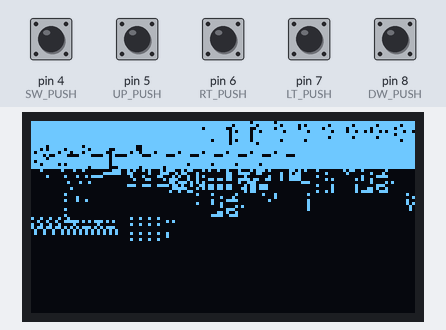
Simulated run of this sketch. Board: Arduino Pro Mini, built with avr-gcc and run on an emulated ATmega328P. Shown: 128×64 one-colour display. Wiring (inferred from the names in the program): SSD1306 OLED at I2C address 0x3C. The inputs (shaded band) are chosen by the test bench; at power-on: pin 4 (SW_PUSH) HIGH, pin 5 (UP_PUSH), pin 6 (RT_PUSH), pin 7 (LT_PUSH), pin 8 (DW_PUSH) LOW. What the sketch prints to the serial monitor is not drawn.

Above: at 1.3 s.

The sketch:

CatStretcher.ino
```cpp
#include <Wire.h>
#include "./imagedata.h"


#include "./Sasa_SSD1306.h"
#define SCREEN_WIDTH 128 // OLED display width, in pixels
#define SCREEN_HEIGHT 32 // OLED display height, in pixels
//Sasa_SSD1306 display(SCREEN_WIDTH, SCREEN_HEIGHT, &Wire);
#define LED_PIN 13

#define SW_PUSH 4
#define UP_PUSH 5
#define RT_PUSH 6
#define LT_PUSH 7
#define DW_PUSH 8

uint8_t old_button = 0x00;
uint8_t cat_x = 0;
uint8_t cat_y = 0;

uint8_t getSwitch(){
  uint8_t result = 0;
  old_button = 0x00;
  result += digitalRead( SW_PUSH );
  result += digitalRead( UP_PUSH ) << 1;
  result += digitalRead( RT_PUSH ) << 2;
  result += digitalRead( LT_PUSH ) << 3;
  result += digitalRead( DW_PUSH ) << 4;

  return ~result;
}

void Clear_Display_All(){
  uint8_t i, j, k;

  for(i = 0; i < 7; i++){//Page(0-7)
    Wire.beginTransmission(0x3C);
      Wire.write(0b10000000); //control byte, Co bit = 1, D/C# = 0 (command)
        Wire.write(0xB0 | i); //set page start address(B0～B7)
      Wire.write(0b00000000); //control byte, Co bit = 0, D/C# = 0 (command)
        Wire.write(0x21); //set Column Address
          Wire.write(0); //Column Start Address(0-127)
          Wire.write(127); //Column Stop Address(0-127)
    Wire.endTransmission();

    for(j = 0; j < 16; j++){//column = 8byte x 16
      Wire.beginTransmission(0x3C);
        Wire.write(0b01000000); //control byte, Co bit = 0 (continue), D/C# = 1 (data)
        for(k = 0; k < 8; k++){ //continue to 31byte
          Wire.write(0x00);
        }
      Wire.endTransmission();
    }
  }
}

void print_data(const unsigned char data[]){
  uint8_t i, j, k;
  //int *p;

  for(i = 0; i < 7; i++){//Page(0-7)
    Wire.beginTransmission(0x3C);
      Wire.write(0b10000000); //control byte, Co bit = 1, D/C# = 0 (command)
        Wire.write(0xB0 | i); //set page start address(B0～B7)
      Wire.write(0b00000000); //control byte, Co bit = 0, D/C# = 0 (command)
        Wire.write(0x21); //set Column Address
          Wire.write(0); //Column Start Address(0-127)
          Wire.write(127); //Column Stop Address(0-127)
    Wire.endTransmission();

    for(j = 0; j < 16; j++){//column = 8byte x 16
      Wire.beginTransmission(0x3C);
        Wire.write(0b01000000); //control byte, Co bit = 0 (continue), D/C# = 1 (data)
        for(k = 0; k < 8; k++){ //continue to 31byte
          Wire.write(data[0]);
          data+=2;
          Serial.println(*data);
        }
      Wire.endTransmission();
    }
  }

}

void setup() {
  // put your setup code here, to run once:
  Serial.begin(115200);

  //pinMode(LED_PIN, OUTPUT);
  pinMode(SW_PUSH, INPUT);
  //display.begin();
  //display.write();

Wire.beginTransmission(0x3C);//※このバイトも含めて、以後、合計32バイトまで送信できる。
  Wire.write(0b10000000); //制御バイト、Coビット=1、D/C#=0(コマンド)
    Wire.write(0xAE); //表示オフ
  Wire.write(0b00000000); //制御バイト、Coビット=0、D/C#=0(コマンド)
    Wire.write(0xA8); //マルチプレックス比の設定 0xA8, 0x3F
      Wire.write(0b00111111); //64MUX
  Wire.write(0b00000000); //制御バイト、Coビット=0、D/C#=0 (コマンド)
    Wire.write(0xD3); //表示オフセット0xD3, 0x00の設定
      Wire.write(0x00);
  Wire.write(0b10000000); //制御バイト、Coビット=1、D/C#=0(コマンド)
    Wire.write(0x40); //表示開始ライン設定 0x40
  Wire.write(0b10000000); //制御バイト、Coビット=1、D/C#=0(コマンド)
    Wire.write(0xA0); //セグメントリマップ設定 0xA0/0xA1
  Wire.write(0b10000000); //制御バイト、Coビット=1、D/C#=0(コマンド)
    Wire.write(0xC0); //COM出力スキャン方向設定 0xC0,/0xC8
  Wire.write(0b00000000); //制御バイト、Coビット=0、D/C#=0(コマンド)
    Wire.write(0xDA); //COMピンのハードウェア設定 0xDA, 0x02
      //Wire.write(0b00010010); //128＊64のOLED用
      Wire.write(0b00000010); //128＊32のOLED用
  Wire.write(0b00000000); //制御バイト、Coビット=0、D/C#=0(コマンド)
    Wire.write(0x81); //コントラスト制御0x81、デフォルト=0x7Fに設定
      Wire.write(100); //0-255
  Wire.write(0b10000000); //制御バイト、Coビット=1、D/C#=0(コマンド)
    Wire.write(0xA4); //ディスプレイ全体の点灯を無効にする。
  Wire.write(0b00000000); //制御バイト、Coビット=0、D/C#=0(コマンド)
    Wire.write(0xA6); //通常表示0xA6、逆表示0xA7を設定する。
  Wire.write(0b00000000); //制御バイト、Coビット=0、D/C#=0(コマンド)
    Wire.write(0xD5); //表示クロック分割比/発振器周波数設定 0xD5, 0x80
      Wire.write(0b10000000);
  Wire.write(0b00000000); //制御バイト、Coビット=0、D/C#=0(コマンド)
    Wire.write(0x20); //メモリアドレスモード設定
      Wire.write(0x10); //ページアドレスモード設定
Wire.endTransmission();
Wire.beginTransmission(0x3C);
  Wire.write(0b00000000); //制御バイト、Coビット=0、D/C#=0(コマンド)
    Wire.write(0x22); //ページアドレスの設定
      Wire.write(0); //ページ設定開始
      Wire.write(7);//エンドページ設定
  Wire.write(0b00000000); //制御バイト、Coビット=0、D/C#=0(コマンド)
    Wire.write(0x21); //カラムアドレスの設定
      Wire.write(0); //カラム開始アドレス
      Wire.write(127);//カラムストップアドレス
  Wire.write(0b00000000); //制御バイト、Coビット=0、D/C#=0(コマンド)
    Wire.write(0x8D); //チャージポンプレギュレータの有効化 0x8D, 0x14 off=0x10
      Wire.write(0x14);
  Wire.write(0b10000000); //制御バイト、Coビット=1、D/C#=0(コマンド)
    Wire.write(0xAF); //ディスプレイ表示ON
Wire.endTransmission();

  delay(500);

  Clear_Display_All();

  delay(500);
  print_data(bitmap_title);
  /*
  Wire.beginTransmission(0x3C);
  Wire.write(0x00);
  Wire.write(0x21); Wire.write(16); Wire.write(27);
  Wire.write(0x22); Wire.write(1); Wire.write(3);
  Wire.endTransmission();
  Wire.beginTransmission(0x3C);
  Wire.write(0x40);
  Wire.write(0xFC); Wire.write(0xFA); Wire.write(0xF6); Wire.write(0x0E); Wire.write(0x0E); Wire.write(0x0E);
  Wire.write(0x0E); Wire.write(0x0E); Wire.write(0x0E); Wire.write(0xF6); Wire.write(0xFA); Wire.write(0xFC);
  Wire.write(0xFF); Wire.write(0xFF); Wire.write(0xE7); Wire.write(0x00); Wire.write(0x00); Wire.write(0x00);
  Wire.endTransmission();
  Wire.beginTransmission(0x3C);
  Wire.write(0x40);
  Wire.write(0x00); Wire.write(0x00); Wire.write(0x00); Wire.write(0xE7); Wire.write(0xFF); Wire.write(0xFF);
  Wire.write(0x3F); Wire.write(0x5F); Wire.write(0x6F); Wire.write(0x70); Wire.write(0x70); Wire.write(0x70);
  Wire.write(0x70); Wire.write(0x70); Wire.write(0x70); Wire.write(0x6F); Wire.write(0x5F); Wire.write(0x3F);
  Wire.endTransmission();
  //*/
}

void loop() {

  //ボタン状態取得
  uint8_t button = getSwitch();
  if(button != old_button && button != 0xE0){
    digitalWrite( LED_PIN, HIGH );
    Serial.println(button,BIN);
    if(button == 0xE2) {
      Serial.println("up");
      cat_x -= 1;
    }
    if(button == 0xE4) {
      Serial.println("right");
      cat_y += 1;
    }
    if(button == 0xE8) {
      Serial.println("light");
      cat_y -= 1;
    }
    if(button == 0xF0) {
      Serial.println("down");
      cat_x += 1;
    }

    delay(50);
    old_button = button;
    digitalWrite( LED_PIN, LOW );
  }

}
```

Sasa_SSD1306.cpp
```cpp
#include "arduino.h"
#include "Sasa_SSD1306.h"

Sasa_SSD1306::Sasa_SSD1306(uint8_t w, uint8_t h, TwoWire *twi){
  width = w;
  height = h;
  *wire = *twi;
}

void Sasa_SSD1306::begin()
{
  wire->beginTransmission(0x3C);                    //デバイスアドレス
  wire->write(0x00);                                //Co=0, D/C#=0
  wire->write(0xA8); wire->write(height-1);            //総ライン数 64行：0x3F(63 DEC)
  wire->write(0xD3); wire->write(0x00);              //Set Display Offset 0x00
  wire->write(0x40);                                //Set Display Start Line 0x40
  wire->write(0xA1);                                //左右反転 0xA0/0xA1
  wire->write(0xC8);                                //上下反転 0xC0/0xC8
  wire->write(0xDA); wire->write(0x12);              //Set COM Pins hardware configuration//
  wire->write(0x81); wire->write(0xA0);              //コントラスト//0-255
  wire->write(0xA4);                                //Disable Entire Display On A4/A5
  wire->write(0xA6);                                //白黒反転 A6/A7
  wire->write(0xD5); wire->write(0x80);              //Oscillator Frequency 0x80
  wire->write(0x20); wire->write(0x00);              //Addressing Mode //horizontal 0x00
  wire->write(0x8D); wire->write(0x14);              //Set Enable charge pump regulator 0x8D, 0x14
  wire->write(0xAF);                                //Display On 0xAF
  wire->endTransmission();
}
// ＬＥＤを消灯する関数(メソド関数)
void Sasa_SSD1306::write()
{
  wire->beginTransmission(0x3C);
  wire->write(0x00);
  wire->write(0x21); wire->write(16); wire->write(27);
  wire->write(0x22); wire->write(1); wire->write(3);
  wire->endTransmission();
  wire->beginTransmission(0x3C);
  wire->write(0x40);
  wire->write(0xFC); wire->write(0xFA); wire->write(0xF6); wire->write(0x0E); wire->write(0x0E); wire->write(0x0E);
  wire->write(0x0E); wire->write(0x0E); wire->write(0x0E); wire->write(0xF6); wire->write(0xFA); wire->write(0xFC);
  wire->write(0xFF); wire->write(0xFF); wire->write(0xE7); wire->write(0x00); wire->write(0x00); wire->write(0x00);
  wire->endTransmission();
  wire->beginTransmission(0x3C);
  wire->write(0x40);
  wire->write(0x00); wire->write(0x00); wire->write(0x00); wire->write(0xE7); wire->write(0xFF); wire->write(0xFF);
  wire->write(0x3F); wire->write(0x5F); wire->write(0x6F); wire->write(0x70); wire->write(0x70); wire->write(0x70);
  wire->write(0x70); wire->write(0x70); wire->write(0x70); wire->write(0x6F); wire->write(0x5F); wire->write(0x3F);
  wire->endTransmission();
}
```

Sasa_SSD1306.h
```cpp
#ifndef Sasa_SSD1306_h
#define Sasa_SSD1306_h
#include "arduino.h"
#include <Wire.h>

// クラスの定義
// クラス名・コンストラクタ名・関数名や使用する変数名を定義します。
class Sasa_SSD1306
{
  public:
    Sasa_SSD1306(uint8_t w, uint8_t h, TwoWire *twi = &Wire);
    void begin() ;
    void write() ;
  private:
    TwoWire *wire;
    uint8_t width;
    uint8_t height;
} ;

#endif
```

Source omitted: imagedata.h (data table, 3513 bytes)
